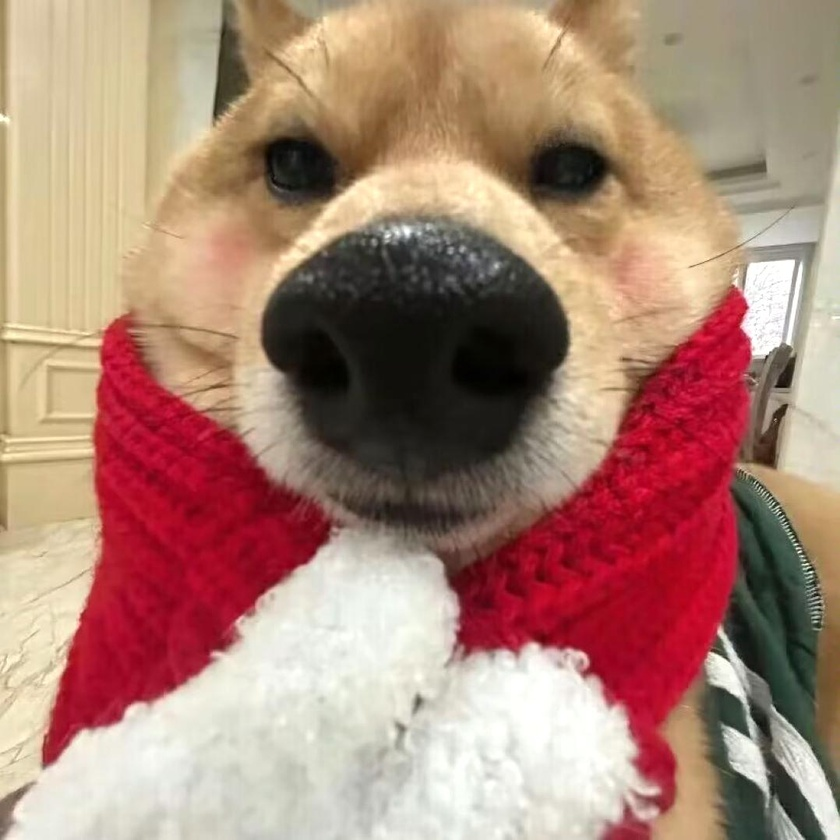
%> input picture 你来我往之svd/水印/result.jpg, 840 x 840 px, shrunk from 1078 x 1078 before the run; the run also reads 1 picture not shown here
$ octave extracting.m   (GNU Octave 9; MATLAB toolbox functions it lacks are replaced by stand-ins)
%> lines starting %> are read from the running program, lines starting %| are printed output that depends on the picture
a = 0.1

%读取带水印的图片和原图
source = imread("result.jpg");
%> source is the input picture: size 840x840x3 uint8; mean R, G, B 171.4, 133, 117.4
origin = imread("test.jpg");

source = double(source);
%> source: size 840x840x3 double
origin = double(origin);
%> origin: size 840x840x3 double

[r_source,g_source,b_source] = imsplit(source);
[r_origin,g_origin,b_origin] = imsplit(origin);
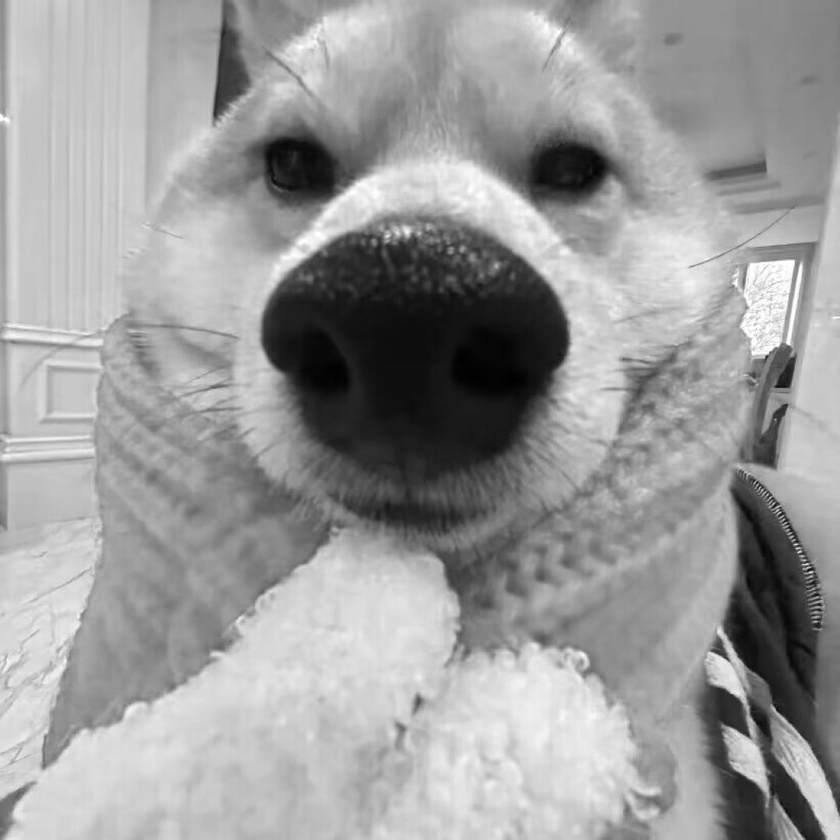
%> r_origin: size 840x840 double; min 0, max 255, mean 155.6
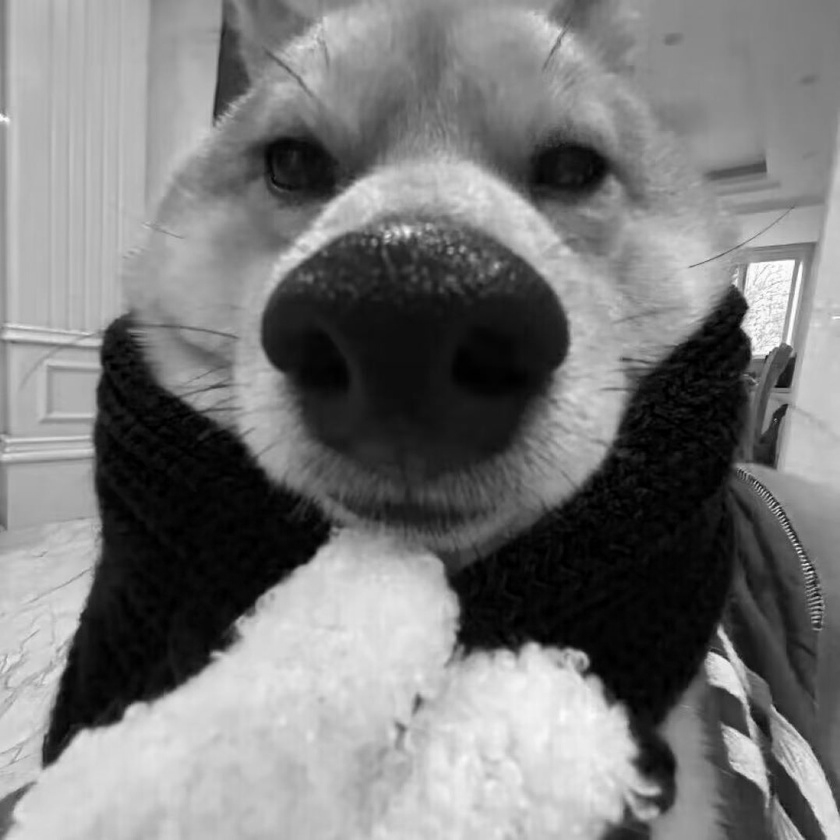
%> g_origin: size 840x840 double; min 0, max 255, mean 120.5
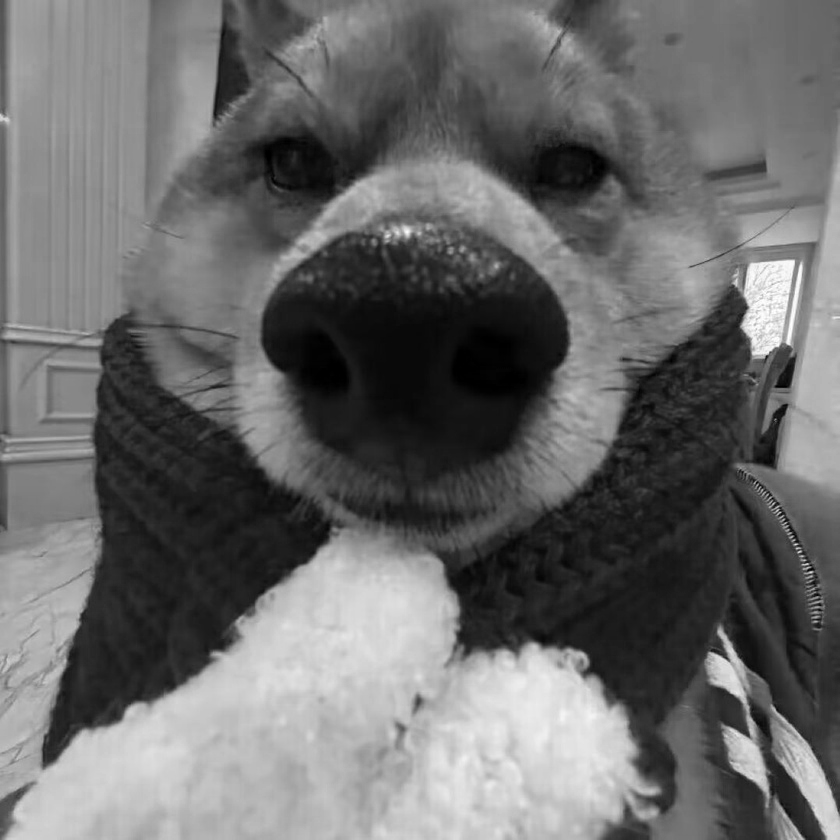
%> b_origin: size 840x840 double; min 0, max 255, mean 106.4


%r图层对角阵
[U,S,V] = svd(r_source);
[u,s,v] = svd(r_origin);
r_watermark = (S-s)/a;

%g图层对角阵
[U,S,V] = svd(g_source);
[u,s,v] = svd(g_origin);
g_watermark = (S-s)/a;

%b图层对角阵
[U,S,V] = svd(b_source);
[u,s,v] = svd(b_origin);
b_watermark = (S-s)/a;

%读取水印原图，获取左奇异矩阵、右奇异矩阵
mark = imread("watermark.jpg");
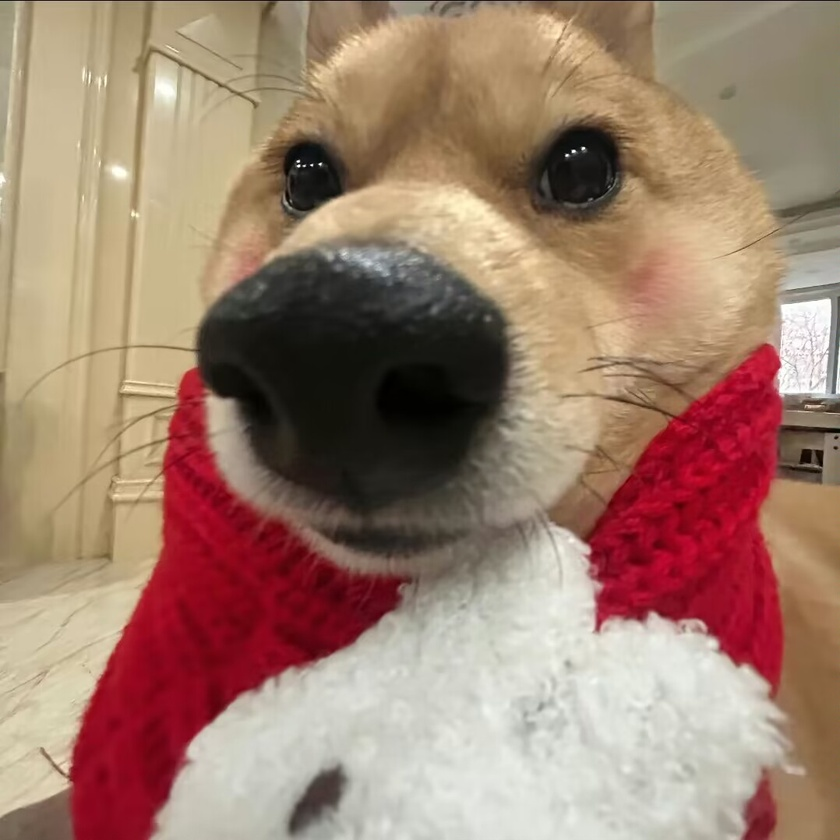
%> input picture 你来我往之svd/水印/watermark.jpg, 840 x 840 px, shrunk from 1078 x 1078 before the run
%> mark is the input picture: size 840x840x3 uint8; mean R, G, B 159.2, 127.9, 110.5
mark = double(mark);
%> mark: size 840x840x3 double
[r_mark,g_mark,b_mark] = imsplit(mark);
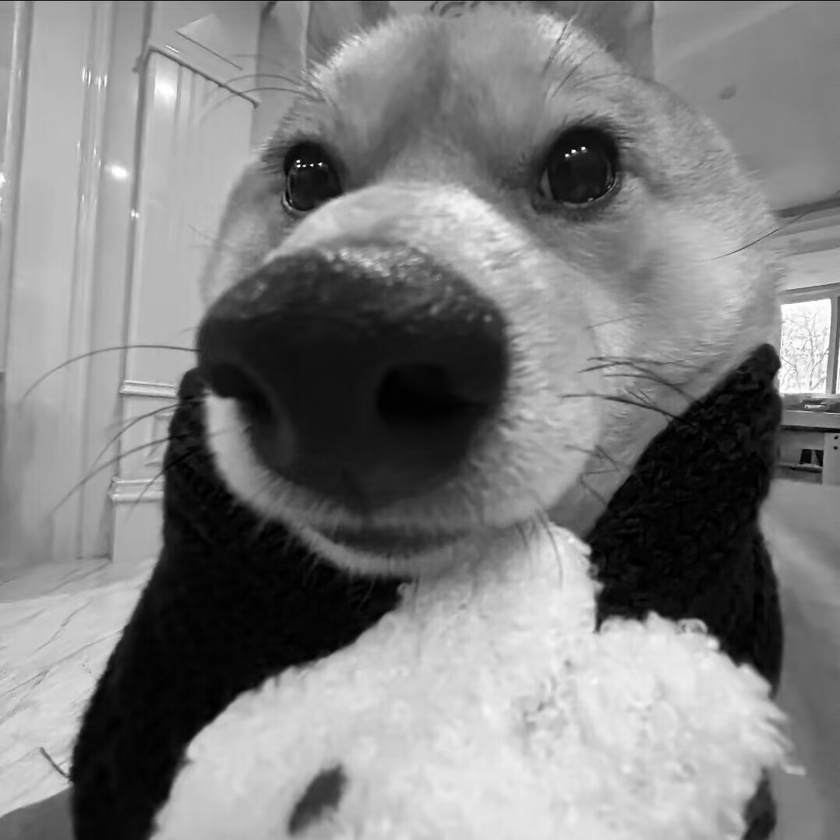
%> g_mark: size 840x840 double; min 0, max 255, mean 127.9
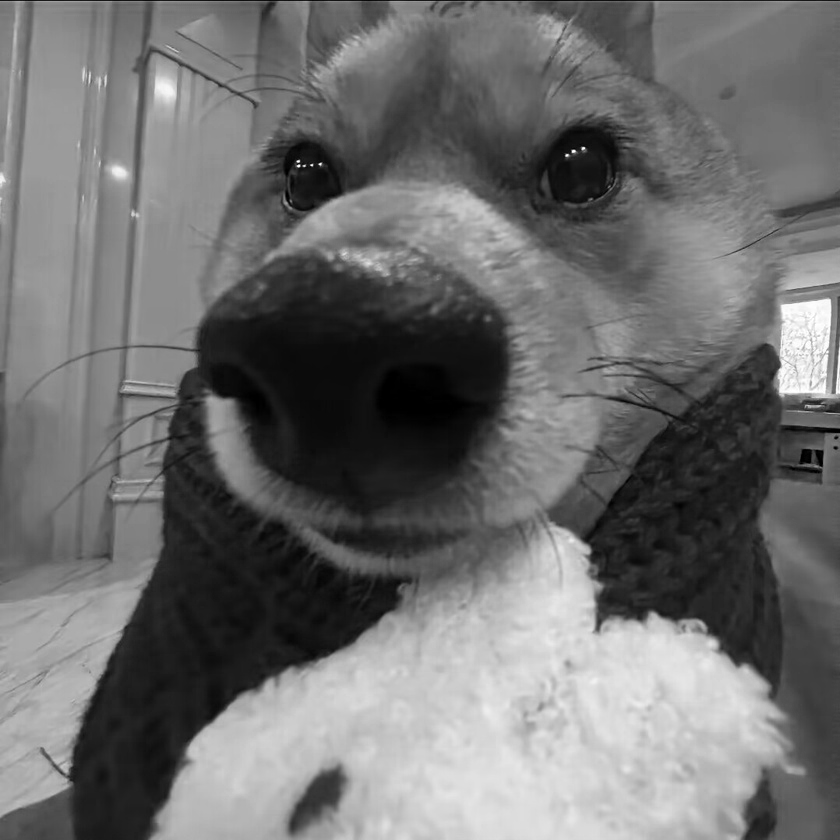
%> b_mark: size 840x840 double; min 0, max 255, mean 110.5

[u,s,v] = svd(r_mark);
r = u * r_watermark * v';

[u,s,v] = svd(g_mark);
g = u * g_watermark * v';

[u,s,v] = svd(b_mark);
b = u * b_watermark * v';

rst = cat(3,r,g);
rst = cat(3,rst,b);
rst = uint8(rst);

imwrite(rst,'extracted.jpg')
